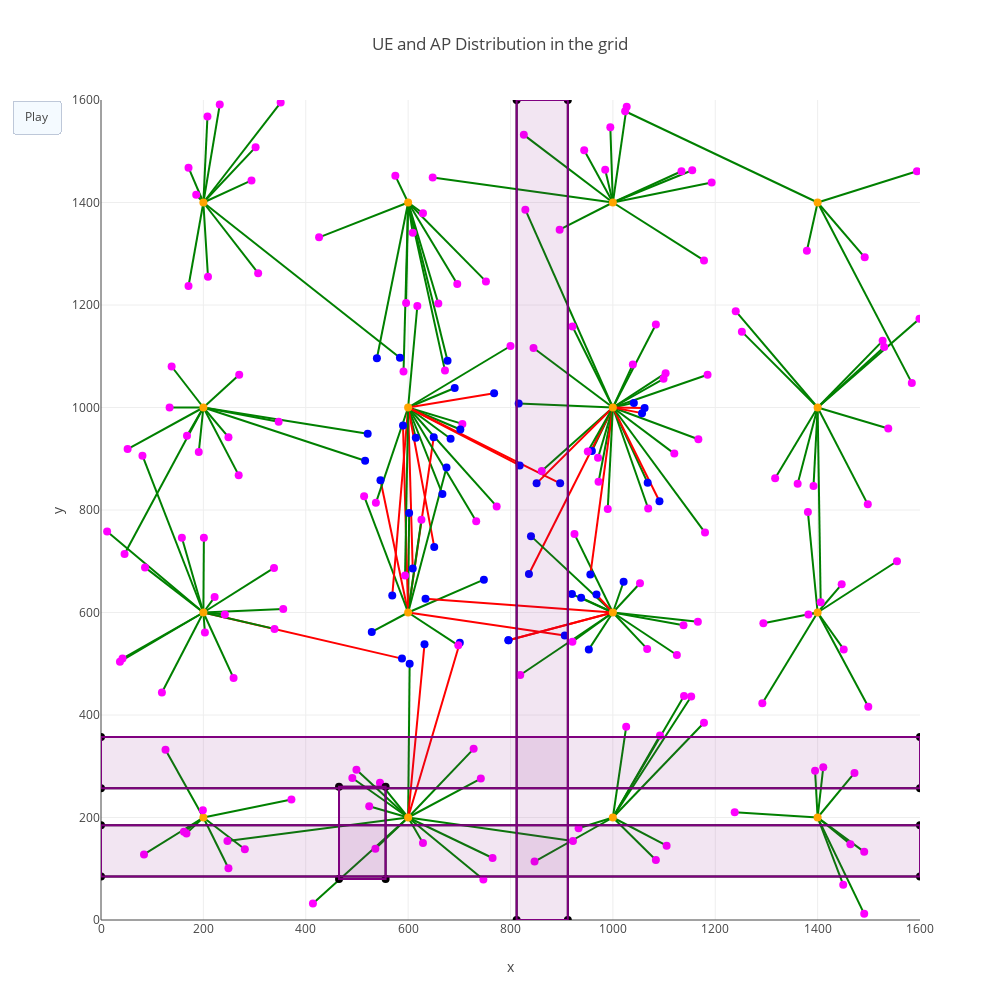

Here is the notebook cell this chart was saved with:
### Code cell
figure={"data":data_values,
        "layout": {'xaxis':{'range': [0, 1600], 'title': 'x'},
                   'yaxis':{'range': [0, 1600], 'title': 'y'},
                   'title':"UE and AP Distribution in the grid",
                   'height' : 1000,
                   'width' :1000,
                   'showlegend': False,
                   "shapes":Rec_dict, 
                    'updatemenus': [{'type': 'buttons',
                                      'buttons': [{'label': 'Play',
                                                   'method': 'animate',
                                                   'args': [None]}]}]
                  },
        'frames':Frames_data}
  
# print(figure)

plotly.offline.iplot(figure)

### Figure 1 — Plotly figure (JSON) as saved in the notebook; plotly's stock layout.template omitted (floating-point values rounded to 4 significant figures; data arrays with more than 128 entries replaced by an {"elided": "..."} marker saying what was removed)
{"data": [{"line": {"color": "green", "width": 2}, "mode": "lines", "type": "scatter", "x": [1000, 953], "y": [600, 528]}, {"line": {"color": "green", "width": 2}, "mode": "lines", "type": "scatter", "x": [1000, 1166], "y": [600, 582]}, {"line": {"color": "green", "width": 2}, "mode": "lines", "type": "scatter", "x": [1000, 1178], "y": [1400, 1287]}, {"line": {"color": "green", "width": 2}, "mode": "lines", "type": "scatter", "x": [1000, 1041], "y": [1000, 1009]}, {"line": {"color": "green", "width": 2}, "mode": "lines", "type": "scatter", "x": [1400, 1381], "y": [600, 796]}, {"line": {"color": "green", "width": 2}, "mode": "lines", "type": "scatter", "x": [600, 499], "y": [200, 293]}, {"line": {"color": "green", "width": 2}, "mode": "lines", "type": "scatter", "x": [200, 12], "y": [600, 758]}, {"line": {"color": "green", "width": 2}, "mode": "lines", "type": "scatter", "x": [600, 602], "y": [600, 794]}, {"line": {"color": "green", "width": 2}, "mode": "lines", "type": "scatter", "x": [600, 706], "y": [1000, 968]}, {"line": {"color": "green", "width": 2}, "mode": "lines", "type": "scatter", "x": [1400, 1411], "y": [200, 298]}, {"line": {"color": "green", "width": 2}, "mode": "lines", "type": "scatter", "x": [600, 596], "y": [1400, 1204]}, {"line": {"color": "green", "width": 2}, "mode": "lines", "type": "scatter", "x": [1400, 1292], "y": [600, 423]}, {"line": {"color": "green", "width": 2}, "mode": "lines", "type": "scatter", "x": [600, 529], "y": [600, 562]}, {"line": {"color": "green", "width": 2}, "mode": "lines", "type": "scatter", "x": [1400, 1447], "y": [600, 655]}, {"line": {"color": "green", "width": 2}, "mode": "lines", "type": "scatter", "x": [600, 603], "y": [200, 500]}, {"line": {"color": "green", "width": 2}, "mode": "lines", "type": "scatter", "x": [1400, 1464], "y": [200, 148]}, {"line": {"color": "green", "width": 2}, "mode": "lines", "type": "scatter", "x": [1000, 959], "y": [1000, 915]}, {"line": {"color": "green", "width": 2}, "mode": "lines", "type": "scatter", "x": [600, 748], "y": [600, 664]}, {"line": {"color": "green", "width": 2}, "mode": "lines", "type": "scatter", "x": [600, 691], "y": [1000, 1038]}, {"line": {"color": "green", "width": 2}, "mode": "lines", "type": "scatter", "x": [600, 742], "y": [200, 276]}, {"line": {"color": "green", "width": 2}, "mode": "lines", "type": "scatter", "x": [600, 702], "y": [1000, 957]}, {"line": {"color": "green", "width": 2}, "mode": "lines", "type": "scatter", "x": [200, 372], "y": [200, 235]}, {"line": {"color": "green", "width": 2}, "mode": "lines", "type": "scatter", "x": [1000, 921], "y": [1000, 1158]}, {"line": {"color": "green", "width": 2}, "mode": "lines", "type": "scatter", "x": [200, 37], "y": [600, 504]}, {"line": {"color": "green", "width": 2}, "mode": "lines", "type": "scatter", "x": [1000, 861], "y": [1000, 876]}, {"line": {"color": "green", "width": 2}, "mode": "lines", "type": "scatter", "x": [1000, 1026], "y": [200, 377]}, {"line": {"color": "green", "width": 2}, "mode": "lines", "type": "scatter", "x": [1000, 938], "y": [600, 629]}, {"line": {"color": "green", "width": 2}, "mode": "lines", "type": "scatter", "x": [1400, 1599], "y": [1000, 1173]}, {"line": {"color": "green", "width": 2}, "mode": "lines", "type": "scatter", "x": [600, 667], "y": [1000, 831]}, {"line": {"color": "green", "width": 2}, "mode": "lines", "type": "scatter", "x": [200, 269], "y": [1000, 868]}, {"line": {"color": "green", "width": 2}, "mode": "lines", "type": "scatter", "x": [1400, 1024], "y": [1400, 1578]}, {"line": {"color": "green", "width": 2}, "mode": "lines", "type": "scatter", "x": [1000, 896], "y": [1400, 1347]}, {"line": {"color": "green", "width": 2}, "mode": "lines", "type": "scatter", "x": [1400, 1527], "y": [1000, 1130]}, {"line": {"color": "green", "width": 2}, "mode": "lines", "type": "scatter", "x": [1000, 1068], "y": [1000, 853]}, {"line": {"color": "green", "width": 2}, "mode": "lines", "type": "scatter", "x": [200, 584], "y": [1400, 1097]}, {"line": {"color": "green", "width": 2}, "mode": "lines", "type": "scatter", "x": [200, 84], "y": [200, 128]}, {"line": {"color": "green", "width": 2}, "mode": "lines", "type": "scatter", "x": [1400, 1492], "y": [1400, 1293]}, {"line": {"color": "green", "width": 2}, "mode": "lines", "type": "scatter", "x": [1000, 1125], "y": [600, 517]}, {"line": {"color": "green", "width": 2}, "mode": "lines", "type": "scatter", "x": [600, 765], "y": [200, 121]}, {"line": {"color": "green", "width": 2}, "mode": "lines", "type": "scatter", "x": [1000, 1099], "y": [1000, 1056]}, {"line": {"color": "red", "width": 2}, "mode": "lines", "type": "scatter", "x": [600, 701], "y": [200, 541]}, {"line": {"color": "green", "width": 2}, "mode": "lines", "type": "scatter", "x": [1400, 1498], "y": [1000, 811]}, {"line": {"color": "green", "width": 2}, "mode": "lines", "type": "scatter", "x": [1000, 971], "y": [1000, 902]}, {"line": {"color": "green", "width": 2}, "mode": "lines", "type": "scatter", "x": [1000, 920], "y": [600, 636]}, {"line": {"color": "red", "width": 2}, "mode": "lines", "type": "scatter", "x": [200, 588], "y": [600, 510]}, {"line": {"color": "green", "width": 2}, "mode": "lines", "type": "scatter", "x": [200, 167], "y": [200, 169]}, {"line": {"color": "green", "width": 2}, "mode": "lines", "type": "scatter", "x": [1400, 1395], "y": [200, 291]}, {"line": {"color": "green", "width": 2}, "mode": "lines", "type": "scatter", "x": [200, 52], "y": [1000, 919]}, {"line": {"color": "green", "width": 2}, "mode": "lines", "type": "scatter", "x": [200, 46], "y": [1000, 714]}, {"line": {"color": "green", "width": 2}, "mode": "lines", "type": "scatter", "x": [1000, 1053], "y": [600, 657]}, {"line": {"color": "red", "width": 2}, "mode": "lines", "type": "scatter", "x": [600, 650], "y": [600, 942]}, {"line": {"color": "green", "width": 2}, "mode": "lines", "type": "scatter", "x": [600, 683], "y": [1000, 939]}, {"line": {"color": "green", "width": 2}, "mode": "lines", "type": "scatter", "x": [200, 203], "y": [600, 561]}, {"line": {"color": "green", "width": 2}, "mode": "lines", "type": "scatter", "x": [600, 247], "y": [200, 154]}, {"line": {"color": "green", "width": 2}, "mode": "lines", "type": "scatter", "x": [600, 659], "y": [1400, 1203]}, {"line": {"color": "green", "width": 2}, "mode": "lines", "type": "scatter", "x": [1000, 1027], "y": [1400, 1587]}, {"line": {"color": "green", "width": 2}, "mode": "lines", "type": "scatter", "x": [1000, 1155], "y": [1400, 1463]}, {"line": {"color": "green", "width": 2}, "mode": "lines", "type": "scatter", "x": [1000, 925], "y": [600, 753]}, {"line": {"color": "green", "width": 2}, "mode": "lines", "type": "scatter", "x": [600, 747], "y": [200, 79]}, {"line": {"color": "green", "width": 2}, "mode": "lines", "type": "scatter", "x": [1000, 1193], "y": [1400, 1439]}, {"line": {"color": "green", "width": 2}, "mode": "lines", "type": "scatter", "x": [1000, 1103], "y": [1000, 1067]}, {"line": {"color": "green", "width": 2}, "mode": "lines", "type": "scatter", "x": [1000, 944], "y": [1400, 1502]}, {"line": {"color": "green", "width": 2}, "mode": "lines", "type": "scatter", "x": [600, 618], "y": [1000, 1198]}, {"line": {"color": "green", "width": 2}, "mode": "lines", "type": "scatter", "x": [600, 922], "y": [200, 154]}, {"line": {"color": "green", "width": 2}, "mode": "lines", "type": "scatter", "x": [600, 672], "y": [1400, 1072]}, {"line": {"color": "green", "width": 2}, "mode": "lines", "type": "scatter", "x": [200, 126], "y": [200, 332]}, {"line": {"color": "red", "width": 2}, "mode": "lines", "type": "scatter", "x": [600, 546], "y": [600, 858]}, {"line": {"color": "green", "width": 2}, "mode": "lines", "type": "scatter", "x": [200, 119], "y": [600, 444]}, {"line": {"color": "red", "width": 2}, "mode": "lines", "type": "scatter", "x": [600, 897], "y": [1000, 852]}, {"line": {"color": "green", "width": 2}, "mode": "lines", "type": "scatter", "x": [1400, 1491], "y": [200, 12]}, {"line": {"color": "green", "width": 2}, "mode": "lines", "type": "scatter", "x": [600, 800], "y": [1000, 1120]}, {"line": {"color": "green", "width": 2}, "mode": "lines", "type": "scatter", "x": [1000, 1185], "y": [1000, 1064]}, {"line": {"color": "green", "width": 2}, "mode": "lines", "type": "scatter", "x": [600, 615], "y": [1000, 941]}, {"line": {"color": "green", "width": 2}, "mode": "lines", "type": "scatter", "x": [1000, 1167], "y": [1000, 938]}, {"line": {"color": "green", "width": 2}, "mode": "lines", "type": "scatter", "x": [200, 270], "y": [1000, 1064]}, {"line": {"color": "green", "width": 2}, "mode": "lines", "type": "scatter", "x": [600, 537], "y": [1000, 814]}, {"line": {"color": "green", "width": 2}, "mode": "lines", "type": "scatter", "x": [1000, 816], "y": [1000, 1008]}, {"line": {"color": "green", "width": 2}, "mode": "lines", "type": "scatter", "x": [1400, 1379], "y": [1400, 1306]}, {"line": {"color": "green", "width": 2}, "mode": "lines", "type": "scatter", "x": [600, 626], "y": [600, 781]}, {"line": {"color": "red", "width": 2}, "mode": "lines", "type": "scatter", "x": [1000, 836], "y": [1000, 675]}, {"line": {"color": "red", "width": 2}, "mode": "lines", "type": "scatter", "x": [1000, 851], "y": [1000, 852]}, {"line": {"color": "red", "width": 2}, "mode": "lines", "type": "scatter", "x": [600, 609], "y": [1000, 686]}, {"line": {"color": "green", "width": 2}, "mode": "lines", "type": "scatter", "x": [1000, 840], "y": [600, 749]}, {"line": {"color": "green", "width": 2}, "mode": "lines", "type": "scatter", "x": [1000, 1092], "y": [200, 360]}, {"line": {"color": "green", "width": 2}, "mode": "lines", "type": "scatter", "x": [200, 281], "y": [200, 138]}, {"line": {"color": "green", "width": 2}, "mode": "lines", "type": "scatter", "x": [200, 86], "y": [600, 688]}, {"line": {"color": "green", "width": 2}, "mode": "lines", "type": "scatter", "x": [600, 491], "y": [200, 277]}, {"line": {"color": "green", "width": 2}, "mode": "lines", "type": "scatter", "x": [200, 356], "y": [600, 607]}, {"line": {"color": "green", "width": 2}, "mode": "lines", "type": "scatter", "x": [200, 351], "y": [1400, 1595]}, {"line": {"color": "green", "width": 2}, "mode": "lines", "type": "scatter", "x": [1000, 1084], "y": [200, 117]}, {"line": {"color": "green", "width": 2}, "mode": "lines", "type": "scatter", "x": [200, 168], "y": [1000, 945]}, {"line": {"color": "red", "width": 2}, "mode": "lines", "type": "scatter", "x": [600, 768], "y": [1000, 1028]}, {"line": {"color": "green", "width": 2}, "mode": "lines", "type": "scatter", "x": [1400, 1406], "y": [1000, 620]}, {"line": {"color": "green", "width": 2}, "mode": "lines", "type": "scatter", "x": [1400, 1491], "y": [200, 133]}, {"line": {"color": "green", "width": 2}, "mode": "lines", "type": "scatter", "x": [1000, 826], "y": [1400, 1532]}, {"line": {"color": "green", "width": 2}, "mode": "lines", "type": "scatter", "x": [1400, 1584], "y": [1400, 1048]}, {"line": {"color": "green", "width": 2}, "mode": "lines", "type": "scatter", "x": [1000, 1069], "y": [1000, 803]}, {"line": {"color": "green", "width": 2}, "mode": "lines", "type": "scatter", "x": [600, 539], "y": [1400, 1096]}, {"line": {"color": "green", "width": 2}, "mode": "lines", "type": "scatter", "x": [600, 514], "y": [600, 827]}, {"line": {"color": "red", "width": 2}, "mode": "lines", "type": "scatter", "x": [600, 590], "y": [600, 965]}, {"line": {"color": "green", "width": 2}, "mode": "lines", "type": "scatter", "x": [1000, 819], "y": [600, 478]}, {"line": {"color": "green", "width": 2}, "mode": "lines", "type": "scatter", "x": [200, 347], "y": [1000, 972]}, {"line": {"color": "red", "width": 2}, "mode": "lines", "type": "scatter", "x": [1000, 796], "y": [600, 546]}, {"line": {"color": "green", "width": 2}, "mode": "lines", "type": "scatter", "x": [200, 339], "y": [600, 568]}, {"line": {"color": "green", "width": 2}, "mode": "lines", "type": "scatter", "x": [1000, 933], "y": [200, 179]}, {"line": {"color": "green", "width": 2}, "mode": "lines", "type": "scatter", "x": [200, 81], "y": [600, 906]}, {"line": {"color": "green", "width": 2}, "mode": "lines", "type": "scatter", "x": [200, 138], "y": [1000, 1080]}, {"line": {"color": "green", "width": 2}, "mode": "lines", "type": "scatter", "x": [200, 42], "y": [600, 510]}, {"line": {"color": "green", "width": 2}, "mode": "lines", "type": "scatter", "x": [200, 208], "y": [1400, 1568]}, {"line": {"color": "green", "width": 2}, "mode": "lines", "type": "scatter", "x": [200, 259], "y": [600, 472]}, {"line": {"color": "green", "width": 2}, "mode": "lines", "type": "scatter", "x": [1400, 1555], "y": [600, 700]}, {"line": {"color": "green", "width": 2}, "mode": "lines", "type": "scatter", "x": [1000, 995], "y": [1400, 1547]}, {"line": {"color": "green", "width": 2}, "mode": "lines", "type": "scatter", "x": [1400, 1472], "y": [200, 287]}, {"line": {"color": "green", "width": 2}, "mode": "lines", "type": "scatter", "x": [600, 728], "y": [200, 334]}, {"line": {"color": "green", "width": 2}, "mode": "lines", "type": "scatter", "x": [600, 414], "y": [200, 32]}, {"line": {"color": "green", "width": 2}, "mode": "lines", "type": "scatter", "x": [200, 199], "y": [200, 214]}, {"line": {"color": "green", "width": 2}, "mode": "lines", "type": "scatter", "x": [1000, 1138], "y": [600, 575]}, {"line": {"color": "green", "width": 2}, "mode": "lines", "type": "scatter", "x": [200, 521], "y": [1000, 949]}, {"line": {"color": "green", "width": 2}, "mode": "lines", "type": "scatter", "x": [600, 696], "y": [1400, 1241]}, {"line": {"color": "green", "width": 2}, "mode": "lines", "type": "scatter", "x": [1400, 1382], "y": [600, 596]}, {"line": {"color": "green", "width": 2}, "mode": "lines", "type": "scatter", "x": [1400, 1240], "y": [1000, 1188]}, {"line": {"color": "red", "width": 2}, "mode": "lines", "type": "scatter", "x": [1000, 1057], "y": [1000, 989]}, {"line": {"color": "green", "width": 2}, "mode": "lines", "type": "scatter", "x": [200, 302], "y": [1400, 1508]}, {"line": {"color": "green", "width": 2}, "mode": "lines", "type": "scatter", "x": [600, 698], "y": [600, 536]}, {"line": {"color": "green", "width": 2}, "mode": "lines", "type": "scatter", "x": [600, 575], "y": [1400, 1452]}, {"line": {"color": "green", "width": 2}, "mode": "lines", "type": "scatter", "x": [1400, 1499], "y": [600, 416]}, {"line": {"color": "green", "width": 2}, "mode": "lines", "type": "scatter", "x": [200, 242], "y": [600, 596]}, {"line": {"color": "green", "width": 2}, "mode": "lines", "type": "scatter", "x": [1400, 1451], "y": [600, 528]}, {"line": {"color": "green", "width": 2}, "mode": "lines", "type": "scatter", "x": [200, 171], "y": [1400, 1237]}, {"line": {"color": "green", "width": 2}, "mode": "lines", "type": "scatter", "x": [1400, 1538], "y": [1000, 959]}, {"line": {"color": "red", "width": 2}, "mode": "lines", "type": "scatter", "x": [600, 569], "y": [1000, 633]}, {"line": {"color": "green", "width": 2}, "mode": "lines", "type": "scatter", "x": [600, 677], "y": [1400, 1091]}, {"line": {"color": "green", "width": 2}, "mode": "lines", "type": "scatter", "x": [1000, 972], "y": [1000, 855]}, {"line": {"color": "green", "width": 2}, "mode": "lines", "type": "scatter", "x": [1000, 951], "y": [1000, 914]}, {"line": {"color": "green", "width": 2}, "mode": "lines", "type": "scatter", "x": [200, 294], "y": [1400, 1443]}, {"line": {"color": "red", "width": 2}, "mode": "lines", "type": "scatter", "x": [600, 651], "y": [1000, 728]}, {"line": {"color": "green", "width": 2}, "mode": "lines", "type": "scatter", "x": [600, 773], "y": [1000, 807]}, {"line": {"color": "green", "width": 2}, "mode": "lines", "type": "scatter", "x": [200, 134], "y": [1000, 1000]}, {"line": {"color": "green", "width": 2}, "mode": "lines", "type": "scatter", "x": [200, 158], "y": [600, 746]}, {"line": {"color": "green", "width": 2}, "mode": "lines", "type": "scatter", "x": [600, 629], "y": [200, 150]}, {"line": {"color": "green", "width": 2}, "mode": "lines", "type": "scatter", "x": [1000, 847], "y": [200, 114]}, {"line": {"color": "green", "width": 2}, "mode": "lines", "type": "scatter", "x": [1400, 1392], "y": [1000, 847]}, {"line": {"color": "green", "width": 2}, "mode": "lines", "type": "scatter", "x": [600, 524], "y": [200, 222]}, {"line": {"color": "green", "width": 2}, "mode": "lines", "type": "scatter", "x": [200, 222], "y": [600, 630]}, {"line": {"color": "green", "width": 2}, "mode": "lines", "type": "scatter", "x": [1000, 1178], "y": [200, 385]}, {"line": {"color": "green", "width": 2}, "mode": "lines", "type": "scatter", "x": [1400, 1361], "y": [1000, 851]}, {"line": {"color": "green", "width": 2}, "mode": "lines", "type": "scatter", "x": [600, 752], "y": [1400, 1246]}, {"line": {"color": "green", "width": 2}, "mode": "lines", "type": "scatter", "x": [1000, 829], "y": [1000, 1386]}, {"line": {"color": "green", "width": 2}, "mode": "lines", "type": "scatter", "x": [200, 171], "y": [1400, 1468]}, {"line": {"color": "green", "width": 2}, "mode": "lines", "type": "scatter", "x": [200, 516], "y": [1000, 896]}, {"line": {"color": "green", "width": 2}, "mode": "lines", "type": "scatter", "x": [1000, 1021], "y": [600, 660]}, {"line": {"color": "green", "width": 2}, "mode": "lines", "type": "scatter", "x": [600, 594], "y": [1000, 672]}, {"line": {"color": "green", "width": 2}, "mode": "lines", "type": "scatter", "x": [200, 186], "y": [1400, 1415]}, {"line": {"color": "green", "width": 2}, "mode": "lines", "type": "scatter", "x": [200, 162], "y": [200, 172]}, {"line": {"color": "green", "width": 2}, "mode": "lines", "type": "scatter", "x": [1400, 1594], "y": [1400, 1461]}, {"line": {"color": "green", "width": 2}, "mode": "lines", "type": "scatter", "x": [1000, 921], "y": [600, 543]}, {"line": {"color": "green", "width": 2}, "mode": "lines", "type": "scatter", "x": [600, 591], "y": [1400, 1070]}, {"line": {"color": "green", "width": 2}, "mode": "lines", "type": "scatter", "x": [600, 609], "y": [1400, 1341]}, {"line": {"color": "green", "width": 2}, "mode": "lines", "type": "scatter", "x": [1400, 1450], "y": [200, 69]}, {"line": {"color": "red", "width": 2}, "mode": "lines", "type": "scatter", "x": [1000, 796], "y": [600, 546]}, {"line": {"color": "green", "width": 2}, "mode": "lines", "type": "scatter", "x": [200, 338], "y": [600, 687]}, {"line": {"color": "green", "width": 2}, "mode": "lines", "type": "scatter", "x": [600, 426], "y": [1400, 1332]}, {"line": {"color": "green", "width": 2}, "mode": "lines", "type": "scatter", "x": [1400, 1294], "y": [600, 579]}, {"line": {"color": "green", "width": 2}, "mode": "lines", "type": "scatter", "x": [1400, 1252], "y": [1000, 1148]}, {"line": {"color": "red", "width": 2}, "mode": "lines", "type": "scatter", "x": [600, 906], "y": [600, 555]}, {"line": {"color": "red", "width": 2}, "mode": "lines", "type": "scatter", "x": [600, 632], "y": [200, 538]}, {"line": {"color": "green", "width": 2}, "mode": "lines", "type": "scatter", "x": [1400, 1238], "y": [200, 210]}, {"line": {"color": "green", "width": 2}, "mode": "lines", "type": "scatter", "x": [200, 249], "y": [200, 101]}, {"line": {"color": "green", "width": 2}, "mode": "lines", "type": "scatter", "x": [1000, 648], "y": [1400, 1449]}, {"line": {"color": "green", "width": 2}, "mode": "lines", "type": "scatter", "x": [200, 307], "y": [1400, 1262]}, {"line": {"color": "green", "width": 2}, "mode": "lines", "type": "scatter", "x": [1000, 1039], "y": [1000, 1084]}, {"line": {"color": "red", "width": 2}, "mode": "lines", "type": "scatter", "x": [1000, 1062], "y": [1000, 999]}, {"line": {"color": "red", "width": 2}, "mode": "lines", "type": "scatter", "x": [600, 818], "y": [1000, 887]}, {"line": {"color": "red", "width": 2}, "mode": "lines", "type": "scatter", "x": [1000, 956], "y": [1000, 674]}, {"line": {"color": "green", "width": 2}, "mode": "lines", "type": "scatter", "x": [1000, 985], "y": [1400, 1464]}, {"line": {"color": "green", "width": 2}, "mode": "lines", "type": "scatter", "x": [1000, 1084], "y": [1000, 1162]}, {"line": {"color": "green", "width": 2}, "mode": "lines", "type": "scatter", "x": [1000, 990], "y": [1000, 802]}, {"line": {"color": "green", "width": 2}, "mode": "lines", "type": "scatter", "x": [1000, 1139], "y": [200, 437]}, {"line": {"color": "red", "width": 2}, "mode": "lines", "type": "scatter", "x": [1000, 1091], "y": [1000, 817]}, {"line": {"color": "red", "width": 2}, "mode": "lines", "type": "scatter", "x": [1000, 968], "y": [600, 635]}, {"line": {"color": "green", "width": 2}, "mode": "lines", "type": "scatter", "x": [1000, 1153], "y": [200, 436]}, {"line": {"color": "green", "width": 2}, "mode": "lines", "type": "scatter", "x": [1000, 1180], "y": [1000, 756]}, {"line": {"color": "green", "width": 2}, "mode": "lines", "type": "scatter", "x": [600, 545], "y": [200, 268]}, {"line": {"color": "green", "width": 2}, "mode": "lines", "type": "scatter", "x": [1400, 1317], "y": [1000, 862]}, {"line": {"color": "green", "width": 2}, "mode": "lines", "type": "scatter", "x": [600, 629], "y": [1400, 1379]}, {"line": {"color": "green", "width": 2}, "mode": "lines", "type": "scatter", "x": [1000, 1134], "y": [1400, 1461]}, {"line": {"color": "green", "width": 2}, "mode": "lines", "type": "scatter", "x": [600, 733], "y": [1000, 778]}, {"line": {"color": "green", "width": 2}, "mode": "lines", "type": "scatter", "x": [200, 201], "y": [600, 746]}, {"line": {"color": "green", "width": 2}, "mode": "lines", "type": "scatter", "x": [600, 536], "y": [200, 139]}, {"line": {"color": "green", "width": 2}, "mode": "lines", "type": "scatter", "x": [600, 675], "y": [600, 883]}, {"line": {"color": "green", "width": 2}, "mode": "lines", "type": "scatter", "x": [200, 249], "y": [1000, 942]}, {"line": {"color": "green", "width": 2}, "mode": "lines", "type": "scatter", "x": [1400, 1530], "y": [1000, 1118]}, {"line": {"color": "green", "width": 2}, "mode": "lines", "type": "scatter", "x": [200, 191], "y": [1000, 913]}, {"line": {"color": "green", "width": 2}, "mode": "lines", "type": "scatter", "x": [1000, 1067], "y": [600, 529]}, {"line": {"color": "green", "width": 2}, "mode": "lines", "type": "scatter", "x": [1000, 1105], "y": [200, 145]}, {"line": {"color": "green", "width": 2}, "mode": "lines", "type": "scatter", "x": [200, 209], "y": [1400, 1255]}, {"line": {"color": "green", "width": 2}, "mode": "lines", "type": "scatter", "x": [200, 232], "y": [1400, 1591]}, {"line": {"color": "green", "width": 2}, "mode": "lines", "type": "scatter", "x": [1000, 845], "y": [1000, 1116]}, {"line": {"color": "red", "width": 2}, "mode": "lines", "type": "scatter", "x": [1000, 634], "y": [600, 627]}, {"line": {"color": "green", "width": 2}, "mode": "lines", "type": "scatter", "x": [1000, 1120], "y": [1000, 910]}, {"line": {"color": "black", "width": 2}, "mode": "lines", "type": "scatter", "x": [812, 812], "y": [0, 1600]}, {"line": {"color": "black", "width": 2}, "mode": "lines", "type": "scatter", "x": [812, 912], "y": [1600, 1600]}, {"line": {"color": "black", "width": 2}, "mode": "lines", "type": "scatter", "x": [912, 912], "y": [1600, 0]}, {"line": {"color": "black", "width": 2}, "mode": "lines", "type": "scatter", "x": [812, 912], "y": [0, 0]}, {"line": {"color": "black", "width": 2}, "mode": "lines", "type": "scatter", "x": [0, 0], "y": [257, 357]}, {"line": {"color": "black", "width": 2}, "mode": "lines", "type": "scatter", "x": [0, 1600], "y": [357, 357]}, {"line": {"color": "black", "width": 2}, "mode": "lines", "type": "scatter", "x": [1600, 1600], "y": [357, 257]}, {"line": {"color": "black", "width": 2}, "mode": "lines", "type": "scatter", "x": [0, 1600], "y": [257, 257]}, {"line": {"color": "black", "width": 2}, "mode": "lines", "type": "scatter", "x": [0, 0], "y": [85, 185]}, {"line": {"color": "black", "width": 2}, "mode": "lines", "type": "scatter", "x": [0, 1600], "y": [185, 185]}, {"line": {"color": "black", "width": 2}, "mode": "lines", "type": "scatter", "x": [1600, 1600], "y": [185, 85]}, {"line": {"color": "black", "width": 2}, "mode": "lines", "type": "scatter", "x": [0, 1600], "y": [85, 85]}, {"line": {"color": "black", "width": 2}, "mode": "lines", "type": "scatter", "x": [465, 465], "y": [80, 260]}, {"line": {"color": "black", "width": 2}, "mode": "lines", "type": "scatter", "x": [465, 556], "y": [260, 260]}, {"line": {"color": "black", "width": 2}, "mode": "lines", "type": "scatter", "x": [556, 556], "y": [260, 80]}, {"line": {"color": "black", "width": 2}, "mode": "lines", "type": "scatter", "x": [465, 556], "y": [80, 80]}, {"marker": {"color": {"elided": "232 str values"}, "size": 8}, "mode": "markers", "type": "scatter", "x": {"elided": "232 int values"}, "y": {"elided": "232 int values"}}], "layout": {"height": 1000, "shapes": [{"fillcolor": "rgba(128, 0, 128 0.1)", "line": {"color": "rgba(128, 0, 128, 1)", "width": 2}, "type": "rect", "x0": 812, "x1": 912, "y0": 0, "y1": 1600}, {"fillcolor": "rgba(128, 0, 128 0.1)", "line": {"color": "rgba(128, 0, 128, 1)", "width": 2}, "type": "rect", "x0": 0, "x1": 1600, "y0": 257, "y1": 357}, {"fillcolor": "rgba(128, 0, 128 0.1)", "line": {"color": "rgba(128, 0, 128, 1)", "width": 2}, "type": "rect", "x0": 0, "x1": 1600, "y0": 85, "y1": 185}, {"fillcolor": "rgba(128, 0, 128 0.1)", "line": {"color": "rgba(128, 0, 128, 1)", "width": 2}, "type": "rect", "x0": 465, "x1": 556, "y0": 80, "y1": 260}], "showlegend": false, "title": "UE and AP Distribution in the grid", "updatemenus": [{"buttons": [{"args": [null], "label": "Play", "method": "animate"}], "type": "buttons"}], "width": 1000, "xaxis": {"range": [0, 1600], "title": "x"}, "yaxis": {"range": [0, 1600], "title": "y"}}}
